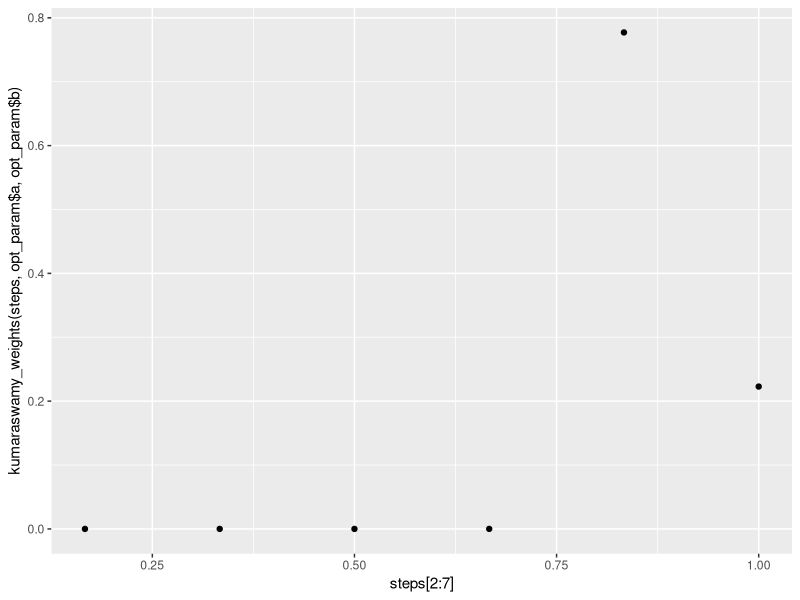

Reproduce this figure in R. (Note: this script raises an error after producing the figure.)
library(tidyverse)
library(ggpubr)
library(ordinal)
library(optimx)
library(stats)
library(data.table)

rm(list = ls())

# functions
# Different classes of weighting functions ============================
kumaraswamy_weights <- function(steps, a, b){
  kum_weights <- rep(0, length(steps) - 1)
  for (i in 2:length(steps)){
    kum_weights[i-1] = (1 - steps[i-1]^a)^b - (1 - steps[i]^a)^b
  }
  return(kum_weights)
}

kum_par <- c(1,1, 0.6,1, 0.9,1, 1,0.5, 5,0.9, 0.5,0.5, 0.9,0.9, 5,5, 3,6, 2,6)
dim(kum_par) <- c(2, 10)
kum_par <- t(kum_par)
colnames(kum_par) <- c("a", "b")
kum_par <- kum_par[1, ]

steps <- c(0, 1/6, 2/6, 3/6, 4/6, 5/6, 6/6)

f_kum <- function(x, steps, a, b) {
  norm_vec <- t(replicate(nrow(x), kumaraswamy_weights(steps, a, b)))
  norm_vec[is.na(x)] <- 0
  rowSums(x * norm_vec, na.rm = TRUE) / rowSums(norm_vec)
}

objective_fun <- function(params, df, steps) {
  a <- params[1]
  b <- params[2]
  
  df$tmp <- f_kum(as.matrix(df[,c("mo", "tu", "we", "th", "fr", "sa")]), 
                  steps, a, b)
  
  model <- clm(os ~ tmp, data = df, family = "binomial")  
  
  return(AIC(model))  
}

N <- 10

# specific data set ========= 1 ===========

#Here choose the csv, it can be with real p1204 or desired only
all_data <- read_csv("phase4_current_results_p1204.csv", col_types = "fnnnnnnnnnnnncc")
#Here choose for which data you want the model: 
#n<8 for all data, n==7 for only full weeks and n<7 for only unfull weeks
data_by_weeks_n <- all_data  %>% filter(n < 8)
#Here choose what content you want: 
#week < 26 for all content, week < 14 for nature only and week > 13 for slowmo only
data_by_weeks <- data_by_weeks_n %>% filter(week < 26)
#if you want to exclude some testers you can do this after this line
file_name = "bootstrap_n_less_8_week_less_26.rds"
data_by_weeks$os <- factor(data_by_weeks$q2, ordered = TRUE, 
                           levels = c(1, 2, 3, 4, 5))

best_AIC <- 10^9
opt_param <- 0
  init_params <- kum_par
  lower_bounds <- c(0.00001, 0.00001)
  opt_data <- data_by_weeks 
  
  opt_result <- optimx(init_params, objective_fun, method="L-BFGS-B", 
                       lower=lower_bounds, df = opt_data, steps = steps)
  
  best_params <- opt_result
  print(best_params)
  if (best_params$value < best_AIC)
  {
    best_AIC <- best_params$value
    opt_param <- best_params
  }

data_by_weeks$f_best_fun <- f_kum(as.matrix(
  data_by_weeks[,c("mo", "tu", "we", "th", "fr", "sa")]), 
  steps, opt_param$a, opt_param$b)
opt_model <- clm(os ~ f_best_fun, data = data_by_weeks, family = "binomial")
summary(opt_model)

ggplot(NULL, aes(steps[2:7], kumaraswamy_weights(steps, opt_param$a, opt_param$b))) + 
  geom_point()

# 1. Predict probabilities
new_data <- data.frame(f_best_fun = data_by_weeks$f_best_fun)
predicted_probs <- predict(opt_model, newdata = new_data, type = "prob")

# Convert predicted_probs from list to matrix
predicted_probs_matrix <- do.call(rbind, predicted_probs)

# Pre-allocate a matrix to store the samples
random_samples_matrix <- matrix(0, nrow = nrow(predicted_probs_matrix), ncol = N)

# Draw random levels based on predicted probabilities for each observation
for(i in 1:nrow(predicted_probs_matrix)) {
  random_samples_matrix[i, ] <- sample(1:ncol(predicted_probs_matrix), 
                                       size = N, 
                                       replace = TRUE, 
                                       prob = predicted_probs_matrix[i, ])
}

tmp_data <- data_by_weeks[,c("mo", "tu", "we", "th", "fr", "sa", "q2")]
n_steps <- length(steps) - 1
points_bootstrap <- matrix(0, nrow = n_steps*ncol(random_samples_matrix), ncol = 3)
for(i in 1:ncol(random_samples_matrix)) {
  tmp_data$q2 <- random_samples_matrix[ ,i]
  tmp_data$os <- factor(tmp_data$q2, ordered = TRUE, levels = c(1, 2, 3, 4, 5))
  init_params <- kum_par # uniform distribution
  lower_bounds <- c(0.00001, 0.00001)
  opt_result <- optimx(init_params, objective_fun, method="L-BFGS-B", 
                       lower=lower_bounds, df = tmp_data, steps = steps)
  # TODO protect against estimation error
  print(kumaraswamy_weights(steps, opt_result$a, opt_result$b))
  points_bootstrap[((i - 1)*n_steps + 1):(i*n_steps), 1] = i
  points_bootstrap[((i - 1)*n_steps + 1):(i*n_steps), 2] = steps[2:(n_steps + 1)]
  points_bootstrap[((i - 1)*n_steps + 1):(i*n_steps), 3] = kumaraswamy_weights(steps, opt_result$a, opt_result$b)
}

bootstrap_data <- tibble(rep = points_bootstrap[ ,1], step = points_bootstrap[ ,2], weight = points_bootstrap[ ,3])
saveRDS(bootstrap_data, file_name)

# specific data set ========= 2 ===========

#Here choose the csv, it can be with real p1204 or desired only
all_data <- read_csv("phase4_current_results_p1204.csv", col_types = "fnnnnnnnnnnnncc")
#Here choose for which data you want the model: 
#n<8 for all data, n==7 for only full weeks and n<7 for only unfull weeks
data_by_weeks_n <- all_data  %>% filter(n == 7)
#Here choose what content you want: 
#week < 26 for all content, week < 14 for nature only and week > 13 for slowmo only
data_by_weeks <- data_by_weeks_n %>% filter(week < 26)
#if you want to exclude some testers you can do this after this line
file_name = "bootstrap_n_is_7_week_less_26.rds"
data_by_weeks$os <- factor(data_by_weeks$q2, ordered = TRUE, 
                           levels = c(1, 2, 3, 4, 5))

best_AIC <- 10^9
opt_param <- 0
 
  init_params <- kum_par
  lower_bounds <- c(0.00001, 0.00001)
  opt_data <- data_by_weeks 
  
  opt_result <- optimx(init_params, objective_fun, method="L-BFGS-B", 
                       lower=lower_bounds, df = opt_data, steps = steps)
  
  best_params <- opt_result
  print(best_params)
  if (best_params$value < best_AIC)
  {
    best_AIC <- best_params$value
    opt_param <- best_params
  }

data_by_weeks$f_best_fun <- f_kum(as.matrix(
  data_by_weeks[,c("mo", "tu", "we", "th", "fr", "sa")]), 
  steps, opt_param$a, opt_param$b)
opt_model <- clm(os ~ f_best_fun, data = data_by_weeks, family = "binomial")
summary(opt_model)

ggplot(NULL, aes(steps[2:7], kumaraswamy_weights(steps, opt_param$a, opt_param$b))) + 
  geom_point()

# 1. Predict probabilities
new_data <- data.frame(f_best_fun = data_by_weeks$f_best_fun)
predicted_probs <- predict(opt_model, newdata = new_data, type = "prob")

# Convert predicted_probs from list to matrix
predicted_probs_matrix <- do.call(rbind, predicted_probs)

# Pre-allocate a matrix to store the samples
random_samples_matrix <- matrix(0, nrow = nrow(predicted_probs_matrix), ncol = N)

# Draw random levels based on predicted probabilities for each observation
for(i in 1:nrow(predicted_probs_matrix)) {
  random_samples_matrix[i, ] <- sample(1:ncol(predicted_probs_matrix), 
                                       size = N, 
                                       replace = TRUE, 
                                       prob = predicted_probs_matrix[i, ])
}

tmp_data <- data_by_weeks[,c("mo", "tu", "we", "th", "fr", "sa", "q2")]
n_steps <- length(steps) - 1
points_bootstrap <- matrix(0, nrow = n_steps*ncol(random_samples_matrix), ncol = 3)
for(i in 1:ncol(random_samples_matrix)) {
  tmp_data$q2 <- random_samples_matrix[ ,i]
  tmp_data$os <- factor(tmp_data$q2, ordered = TRUE, levels = c(1, 2, 3, 4, 5))
  init_params <- kum_par # uniform distribution
  lower_bounds <- c(0.00001, 0.00001)
  opt_result <- optimx(init_params, objective_fun, method="L-BFGS-B", 
                       lower=lower_bounds, df = tmp_data, steps = steps)
  # TODO protect against estimation error
  print(kumaraswamy_weights(steps, opt_result$a, opt_result$b))
  points_bootstrap[((i - 1)*n_steps + 1):(i*n_steps), 1] = i
  points_bootstrap[((i - 1)*n_steps + 1):(i*n_steps), 2] = steps[2:(n_steps + 1)]
  points_bootstrap[((i - 1)*n_steps + 1):(i*n_steps), 3] = kumaraswamy_weights(steps, opt_result$a, opt_result$b)
}

bootstrap_data <- tibble(rep = points_bootstrap[ ,1], step = points_bootstrap[ ,2], weight = points_bootstrap[ ,3])
saveRDS(bootstrap_data, file_name)


# specific data set ========= 3 ===========

#Here choose the csv, it can be with real p1204 or desired only
all_data <- read_csv("phase4_current_results_p1204.csv", col_types = "fnnnnnnnnnnnncc")
#Here choose for which data you want the model: 
#n<8 for all data, n==7 for only full weeks and n<7 for only unfull weeks
data_by_weeks_n <- all_data  %>% filter(n < 7)
#Here choose what content you want: 
#week < 26 for all content, week < 14 for nature only and week > 13 for slowmo only
data_by_weeks <- data_by_weeks_n %>% filter(week < 26)
#if you want to exclude some testers you can do this after this line
file_name = "bootstrap_n_less_7_week_less_26.rds"
data_by_weeks$os <- factor(data_by_weeks$q2, ordered = TRUE, 
                           levels = c(1, 2, 3, 4, 5))

best_AIC <- 10^9
opt_param <- 0
 
  init_params <- kum_par
  lower_bounds <- c(0.00001, 0.00001)
  opt_data <- data_by_weeks 
  
  opt_result <- optimx(init_params, objective_fun, method="L-BFGS-B", 
                       lower=lower_bounds, df = opt_data, steps = steps)
  
  best_params <- opt_result
  print(best_params)
  if (best_params$value < best_AIC)
  {
    best_AIC <- best_params$value
    opt_param <- best_params
  }

data_by_weeks$f_best_fun <- f_kum(as.matrix(
  data_by_weeks[,c("mo", "tu", "we", "th", "fr", "sa")]), 
  steps, opt_param$a, opt_param$b)
opt_model <- clm(os ~ f_best_fun, data = data_by_weeks, family = "binomial")
summary(opt_model)

ggplot(NULL, aes(steps[2:7], kumaraswamy_weights(steps, opt_param$a, opt_param$b))) + 
  geom_point()

# 1. Predict probabilities
new_data <- data.frame(f_best_fun = data_by_weeks$f_best_fun)
predicted_probs <- predict(opt_model, newdata = new_data, type = "prob")

# Convert predicted_probs from list to matrix
predicted_probs_matrix <- do.call(rbind, predicted_probs)

# Pre-allocate a matrix to store the samples
random_samples_matrix <- matrix(0, nrow = nrow(predicted_probs_matrix), ncol = N)

# Draw random levels based on predicted probabilities for each observation
for(i in 1:nrow(predicted_probs_matrix)) {
  random_samples_matrix[i, ] <- sample(1:ncol(predicted_probs_matrix), 
                                       size = N, 
                                       replace = TRUE, 
                                       prob = predicted_probs_matrix[i, ])
}

tmp_data <- data_by_weeks[,c("mo", "tu", "we", "th", "fr", "sa", "q2")]
n_steps <- length(steps) - 1
points_bootstrap <- matrix(0, nrow = n_steps*ncol(random_samples_matrix), ncol = 3)
for(i in 1:ncol(random_samples_matrix)) {
  tmp_data$q2 <- random_samples_matrix[ ,i]
  tmp_data$os <- factor(tmp_data$q2, ordered = TRUE, levels = c(1, 2, 3, 4, 5))
  init_params <- kum_par # uniform distribution
  lower_bounds <- c(0.00001, 0.00001)
  opt_result <- optimx(init_params, objective_fun, method="L-BFGS-B", 
                       lower=lower_bounds, df = tmp_data, steps = steps)
  # TODO protect against estimation error
  print(kumaraswamy_weights(steps, opt_result$a, opt_result$b))
  points_bootstrap[((i - 1)*n_steps + 1):(i*n_steps), 1] = i
  points_bootstrap[((i - 1)*n_steps + 1):(i*n_steps), 2] = steps[2:(n_steps + 1)]
  points_bootstrap[((i - 1)*n_steps + 1):(i*n_steps), 3] = kumaraswamy_weights(steps, opt_result$a, opt_result$b)
}

bootstrap_data <- tibble(rep = points_bootstrap[ ,1], step = points_bootstrap[ ,2], weight = points_bootstrap[ ,3])
saveRDS(bootstrap_data, file_name)


# specific data set ========= 4 ===========

#Here choose the csv, it can be with real p1204 or desired only
all_data <- read_csv("phase4_current_results_p1204.csv", col_types = "fnnnnnnnnnnnncc")
#Here choose for which data you want the model: 
#n<8 for all data, n==7 for only full weeks and n<7 for only unfull weeks
data_by_weeks_n <- all_data  %>% filter(n < 8)
#Here choose what content you want: 
#week < 26 for all content, week < 14 for nature only and week > 13 for slowmo only
data_by_weeks <- data_by_weeks_n %>% filter(week < 14)
#if you want to exclude some testers you can do this after this line
file_name = "bootstrap_n_less_8_week_less_14.rds"
data_by_weeks$os <- factor(data_by_weeks$q2, ordered = TRUE, 
                           levels = c(1, 2, 3, 4, 5))

best_AIC <- 10^9
opt_param <- 0
 
  init_params <- kum_par
  lower_bounds <- c(0.00001, 0.00001)
  opt_data <- data_by_weeks 
  
  opt_result <- optimx(init_params, objective_fun, method="L-BFGS-B", 
                       lower=lower_bounds, df = opt_data, steps = steps)
  
  best_params <- opt_result
  print(best_params)
  if (best_params$value < best_AIC)
  {
    best_AIC <- best_params$value
    opt_param <- best_params
  }

data_by_weeks$f_best_fun <- f_kum(as.matrix(
  data_by_weeks[,c("mo", "tu", "we", "th", "fr", "sa")]), 
  steps, opt_param$a, opt_param$b)
opt_model <- clm(os ~ f_best_fun, data = data_by_weeks, family = "binomial")
summary(opt_model)

ggplot(NULL, aes(steps[2:7], kumaraswamy_weights(steps, opt_param$a, opt_param$b))) + 
  geom_point()

# 1. Predict probabilities
new_data <- data.frame(f_best_fun = data_by_weeks$f_best_fun)
predicted_probs <- predict(opt_model, newdata = new_data, type = "prob")

# Convert predicted_probs from list to matrix
predicted_probs_matrix <- do.call(rbind, predicted_probs)

# Pre-allocate a matrix to store the samples
random_samples_matrix <- matrix(0, nrow = nrow(predicted_probs_matrix), ncol = N)

# Draw random levels based on predicted probabilities for each observation
for(i in 1:nrow(predicted_probs_matrix)) {
  random_samples_matrix[i, ] <- sample(1:ncol(predicted_probs_matrix), 
                                       size = N, 
                                       replace = TRUE, 
                                       prob = predicted_probs_matrix[i, ])
}

tmp_data <- data_by_weeks[,c("mo", "tu", "we", "th", "fr", "sa", "q2")]
n_steps <- length(steps) - 1
points_bootstrap <- matrix(0, nrow = n_steps*ncol(random_samples_matrix), ncol = 3)
for(i in 1:ncol(random_samples_matrix)) {
  tmp_data$q2 <- random_samples_matrix[ ,i]
  tmp_data$os <- factor(tmp_data$q2, ordered = TRUE, levels = c(1, 2, 3, 4, 5))
  init_params <- kum_par # uniform distribution
  lower_bounds <- c(0.00001, 0.00001)
  opt_result <- optimx(init_params, objective_fun, method="L-BFGS-B", 
                       lower=lower_bounds, df = tmp_data, steps = steps)
  # TODO protect against estimation error
  print(kumaraswamy_weights(steps, opt_result$a, opt_result$b))
  points_bootstrap[((i - 1)*n_steps + 1):(i*n_steps), 1] = i
  points_bootstrap[((i - 1)*n_steps + 1):(i*n_steps), 2] = steps[2:(n_steps + 1)]
  points_bootstrap[((i - 1)*n_steps + 1):(i*n_steps), 3] = kumaraswamy_weights(steps, opt_result$a, opt_result$b)
}

bootstrap_data <- tibble(rep = points_bootstrap[ ,1], step = points_bootstrap[ ,2], weight = points_bootstrap[ ,3])
saveRDS(bootstrap_data, file_name)


# specific data set ========= 5 ===========

#Here choose the csv, it can be with real p1204 or desired only
all_data <- read_csv("phase4_current_results_p1204.csv", col_types = "fnnnnnnnnnnnncc")
#Here choose for which data you want the model: 
#n<8 for all data, n==7 for only full weeks and n<7 for only unfull weeks
data_by_weeks_n <- all_data  %>% filter(n < 8)
#Here choose what content you want: 
#week < 26 for all content, week < 14 for nature only and week > 13 for slowmo only
data_by_weeks <- data_by_weeks_n %>% filter(week > 13)
#if you want to exclude some testers you can do this after this line
file_name = "bootstrap_n_less_8_week_more_13.rds"
data_by_weeks$os <- factor(data_by_weeks$q2, ordered = TRUE, 
                           levels = c(1, 2, 3, 4, 5))

best_AIC <- 10^9
opt_param <- 0
 
  init_params <- kum_par
  lower_bounds <- c(0.00001, 0.00001)
  opt_data <- data_by_weeks 
  
  opt_result <- optimx(init_params, objective_fun, method="L-BFGS-B", 
                       lower=lower_bounds, df = opt_data, steps = steps)
  
  best_params <- opt_result
  print(best_params)
  if (best_params$value < best_AIC)
  {
    best_AIC <- best_params$value
    opt_param <- best_params
  }

data_by_weeks$f_best_fun <- f_kum(as.matrix(
  data_by_weeks[,c("mo", "tu", "we", "th", "fr", "sa")]), 
  steps, opt_param$a, opt_param$b)
opt_model <- clm(os ~ f_best_fun, data = data_by_weeks, family = "binomial")
summary(opt_model)

ggplot(NULL, aes(steps[2:7], kumaraswamy_weights(steps, opt_param$a, opt_param$b))) + 
  geom_point()

# 1. Predict probabilities
new_data <- data.frame(f_best_fun = data_by_weeks$f_best_fun)
predicted_probs <- predict(opt_model, newdata = new_data, type = "prob")

# Convert predicted_probs from list to matrix
predicted_probs_matrix <- do.call(rbind, predicted_probs)

# Pre-allocate a matrix to store the samples
random_samples_matrix <- matrix(0, nrow = nrow(predicted_probs_matrix), ncol = N)

# Draw random levels based on predicted probabilities for each observation
for(i in 1:nrow(predicted_probs_matrix)) {
  random_samples_matrix[i, ] <- sample(1:ncol(predicted_probs_matrix), 
                                       size = N, 
                                       replace = TRUE, 
                                       prob = predicted_probs_matrix[i, ])
}

tmp_data <- data_by_weeks[,c("mo", "tu", "we", "th", "fr", "sa", "q2")]
n_steps <- length(steps) - 1
points_bootstrap <- matrix(0, nrow = n_steps*ncol(random_samples_matrix), ncol = 3)
for(i in 1:ncol(random_samples_matrix)) {
  tmp_data$q2 <- random_samples_matrix[ ,i]
  tmp_data$os <- factor(tmp_data$q2, ordered = TRUE, levels = c(1, 2, 3, 4, 5))
  init_params <- kum_par # uniform distribution
  lower_bounds <- c(0.00001, 0.00001)
  opt_result <- optimx(init_params, objective_fun, method="L-BFGS-B", 
                       lower=lower_bounds, df = tmp_data, steps = steps)
  # TODO protect against estimation error
  print(kumaraswamy_weights(steps, opt_result$a, opt_result$b))
  points_bootstrap[((i - 1)*n_steps + 1):(i*n_steps), 1] = i
  points_bootstrap[((i - 1)*n_steps + 1):(i*n_steps), 2] = steps[2:(n_steps + 1)]
  points_bootstrap[((i - 1)*n_steps + 1):(i*n_steps), 3] = kumaraswamy_weights(steps, opt_result$a, opt_result$b)
}

bootstrap_data <- tibble(rep = points_bootstrap[ ,1], step = points_bootstrap[ ,2], weight = points_bootstrap[ ,3])
saveRDS(bootstrap_data, file_name)


# specific data set ========= 6 ===========

#Here choose the csv, it can be with real p1204 or desired only
all_data <- read_csv("phase4_current_results_p1204.csv", col_types = "fnnnnnnnnnnnncc")
#Here choose for which data you want the model: 
#n<8 for all data, n==7 for only full weeks and n<7 for only unfull weeks
data_by_weeks_n <- all_data  %>% filter(n == 7)
#Here choose what content you want: 
#week < 26 for all content, week < 14 for nature only and week > 13 for slowmo only
data_by_weeks <- data_by_weeks_n %>% filter(week < 14)
#if you want to exclude some testers you can do this after this line
file_name = "bootstrap_n_is_7_week_less_14.rds"
data_by_weeks$os <- factor(data_by_weeks$q2, ordered = TRUE, 
                           levels = c(1, 2, 3, 4, 5))

best_AIC <- 10^9
opt_param <- 0
 
  init_params <- kum_par
  lower_bounds <- c(0.00001, 0.00001)
  opt_data <- data_by_weeks 
  
  opt_result <- optimx(init_params, objective_fun, method="L-BFGS-B", 
                       lower=lower_bounds, df = opt_data, steps = steps)
  
  best_params <- opt_result
  print(best_params)
  if (best_params$value < best_AIC)
  {
    best_AIC <- best_params$value
    opt_param <- best_params
  }

data_by_weeks$f_best_fun <- f_kum(as.matrix(
  data_by_weeks[,c("mo", "tu", "we", "th", "fr", "sa")]), 
  steps, opt_param$a, opt_param$b)
opt_model <- clm(os ~ f_best_fun, data = data_by_weeks, family = "binomial")
summary(opt_model)

ggplot(NULL, aes(steps[2:7], kumaraswamy_weights(steps, opt_param$a, opt_param$b))) + 
  geom_point()

# 1. Predict probabilities
new_data <- data.frame(f_best_fun = data_by_weeks$f_best_fun)
predicted_probs <- predict(opt_model, newdata = new_data, type = "prob")

# Convert predicted_probs from list to matrix
predicted_probs_matrix <- do.call(rbind, predicted_probs)

# Pre-allocate a matrix to store the samples
random_samples_matrix <- matrix(0, nrow = nrow(predicted_probs_matrix), ncol = N)

# Draw random levels based on predicted probabilities for each observation
for(i in 1:nrow(predicted_probs_matrix)) {
  random_samples_matrix[i, ] <- sample(1:ncol(predicted_probs_matrix), 
                                       size = N, 
                                       replace = TRUE, 
                                       prob = predicted_probs_matrix[i, ])
}

tmp_data <- data_by_weeks[,c("mo", "tu", "we", "th", "fr", "sa", "q2")]
n_steps <- length(steps) - 1
points_bootstrap <- matrix(0, nrow = n_steps*ncol(random_samples_matrix), ncol = 3)
for(i in 1:ncol(random_samples_matrix)) {
  tmp_data$q2 <- random_samples_matrix[ ,i]
  tmp_data$os <- factor(tmp_data$q2, ordered = TRUE, levels = c(1, 2, 3, 4, 5))
  init_params <- kum_par # uniform distribution
  lower_bounds <- c(0.00001, 0.00001)
  opt_result <- optimx(init_params, objective_fun, method="L-BFGS-B", 
                       lower=lower_bounds, df = tmp_data, steps = steps)
  # TODO protect against estimation error
  print(kumaraswamy_weights(steps, opt_result$a, opt_result$b))
  points_bootstrap[((i - 1)*n_steps + 1):(i*n_steps), 1] = i
  points_bootstrap[((i - 1)*n_steps + 1):(i*n_steps), 2] = steps[2:(n_steps + 1)]
  points_bootstrap[((i - 1)*n_steps + 1):(i*n_steps), 3] = kumaraswamy_weights(steps, opt_result$a, opt_result$b)
}

bootstrap_data <- tibble(rep = points_bootstrap[ ,1], step = points_bootstrap[ ,2], weight = points_bootstrap[ ,3])
saveRDS(bootstrap_data, file_name)


# specific data set ========= 7 ===========

#Here choose the csv, it can be with real p1204 or desired only
all_data <- read_csv("phase4_current_results_p1204.csv", col_types = "fnnnnnnnnnnnncc")
#Here choose for which data you want the model: 
#n<8 for all data, n==7 for only full weeks and n<7 for only unfull weeks
data_by_weeks_n <- all_data  %>% filter(n == 7)
#Here choose what content you want: 
#week < 26 for all content, week < 14 for nature only and week > 13 for slowmo only
data_by_weeks <- data_by_weeks_n %>% filter(week > 13)
#if you want to exclude some testers you can do this after this line
file_name = "bootstrap_n_is_7_week_more_13.rds"
data_by_weeks$os <- factor(data_by_weeks$q2, ordered = TRUE, 
                           levels = c(1, 2, 3, 4, 5))

best_AIC <- 10^9
opt_param <- 0
 
  init_params <- kum_par
  lower_bounds <- c(0.00001, 0.00001)
  opt_data <- data_by_weeks 
  
  opt_result <- optimx(init_params, objective_fun, method="L-BFGS-B", 
                       lower=lower_bounds, df = opt_data, steps = steps)
  
  best_params <- opt_result
  print(best_params)
  if (best_params$value < best_AIC)
  {
    best_AIC <- best_params$value
    opt_param <- best_params
  }

data_by_weeks$f_best_fun <- f_kum(as.matrix(
  data_by_weeks[,c("mo", "tu", "we", "th", "fr", "sa")]), 
  steps, opt_param$a, opt_param$b)
opt_model <- clm(os ~ f_best_fun, data = data_by_weeks, family = "binomial")
summary(opt_model)

ggplot(NULL, aes(steps[2:7], kumaraswamy_weights(steps, opt_param$a, opt_param$b))) + 
  geom_point()

# 1. Predict probabilities
new_data <- data.frame(f_best_fun = data_by_weeks$f_best_fun)
predicted_probs <- predict(opt_model, newdata = new_data, type = "prob")

# Convert predicted_probs from list to matrix
predicted_probs_matrix <- do.call(rbind, predicted_probs)

# Pre-allocate a matrix to store the samples
random_samples_matrix <- matrix(0, nrow = nrow(predicted_probs_matrix), ncol = N)

# Draw random levels based on predicted probabilities for each observation
for(i in 1:nrow(predicted_probs_matrix)) {
  random_samples_matrix[i, ] <- sample(1:ncol(predicted_probs_matrix), 
                                       size = N, 
                                       replace = TRUE, 
                                       prob = predicted_probs_matrix[i, ])
}

tmp_data <- data_by_weeks[,c("mo", "tu", "we", "th", "fr", "sa", "q2")]
n_steps <- length(steps) - 1
points_bootstrap <- matrix(0, nrow = n_steps*ncol(random_samples_matrix), ncol = 3)
for(i in 1:ncol(random_samples_matrix)) {
  tmp_data$q2 <- random_samples_matrix[ ,i]
  tmp_data$os <- factor(tmp_data$q2, ordered = TRUE, levels = c(1, 2, 3, 4, 5))
  init_params <- kum_par # uniform distribution
  lower_bounds <- c(0.00001, 0.00001)
  opt_result <- optimx(init_params, objective_fun, method="L-BFGS-B", 
                       lower=lower_bounds, df = tmp_data, steps = steps)
  # TODO protect against estimation error
  print(kumaraswamy_weights(steps, opt_result$a, opt_result$b))
  points_bootstrap[((i - 1)*n_steps + 1):(i*n_steps), 1] = i
  points_bootstrap[((i - 1)*n_steps + 1):(i*n_steps), 2] = steps[2:(n_steps + 1)]
  points_bootstrap[((i - 1)*n_steps + 1):(i*n_steps), 3] = kumaraswamy_weights(steps, opt_result$a, opt_result$b)
}

bootstrap_data <- tibble(rep = points_bootstrap[ ,1], step = points_bootstrap[ ,2], weight = points_bootstrap[ ,3])
saveRDS(bootstrap_data, file_name)


# specific data set ========= 8 ===========

#Here choose the csv, it can be with real p1204 or desired only
all_data <- read_csv("phase4_current_results_p1204.csv", col_types = "fnnnnnnnnnnnncc")
#Here choose for which data you want the model: 
#n<8 for all data, n==7 for only full weeks and n<7 for only unfull weeks
data_by_weeks_n <- all_data  %>% filter(n < 7)
#Here choose what content you want: 
#week < 26 for all content, week < 14 for nature only and week > 13 for slowmo only
data_by_weeks <- data_by_weeks_n %>% filter(week < 14)
#if you want to exclude some testers you can do this after this line
file_name = "bootstrap_n_less_7_week_less_14.rds"
data_by_weeks$os <- factor(data_by_weeks$q2, ordered = TRUE, 
                           levels = c(1, 2, 3, 4, 5))

best_AIC <- 10^9
opt_param <- 0
 
  init_params <- kum_par
  lower_bounds <- c(0.00001, 0.00001)
  opt_data <- data_by_weeks 
  
  opt_result <- optimx(init_params, objective_fun, method="L-BFGS-B", 
                       lower=lower_bounds, df = opt_data, steps = steps)
  
  best_params <- opt_result
  print(best_params)
  if (best_params$value < best_AIC)
  {
    best_AIC <- best_params$value
    opt_param <- best_params
  }

data_by_weeks$f_best_fun <- f_kum(as.matrix(
  data_by_weeks[,c("mo", "tu", "we", "th", "fr", "sa")]), 
  steps, opt_param$a, opt_param$b)
opt_model <- clm(os ~ f_best_fun, data = data_by_weeks, family = "binomial")
summary(opt_model)

ggplot(NULL, aes(steps[2:7], kumaraswamy_weights(steps, opt_param$a, opt_param$b))) + 
  geom_point()

# 1. Predict probabilities
new_data <- data.frame(f_best_fun = data_by_weeks$f_best_fun)
predicted_probs <- predict(opt_model, newdata = new_data, type = "prob")

# Convert predicted_probs from list to matrix
predicted_probs_matrix <- do.call(rbind, predicted_probs)

# Pre-allocate a matrix to store the samples
random_samples_matrix <- matrix(0, nrow = nrow(predicted_probs_matrix), ncol = N)

# Draw random levels based on predicted probabilities for each observation
for(i in 1:nrow(predicted_probs_matrix)) {
  random_samples_matrix[i, ] <- sample(1:ncol(predicted_probs_matrix), 
                                       size = N, 
                                       replace = TRUE, 
                                       prob = predicted_probs_matrix[i, ])
}

tmp_data <- data_by_weeks[,c("mo", "tu", "we", "th", "fr", "sa", "q2")]
n_steps <- length(steps) - 1
points_bootstrap <- matrix(0, nrow = n_steps*ncol(random_samples_matrix), ncol = 3)
for(i in 1:ncol(random_samples_matrix)) {
  tmp_data$q2 <- random_samples_matrix[ ,i]
  tmp_data$os <- factor(tmp_data$q2, ordered = TRUE, levels = c(1, 2, 3, 4, 5))
  init_params <- kum_par # uniform distribution
  lower_bounds <- c(0.00001, 0.00001)
  opt_result <- optimx(init_params, objective_fun, method="L-BFGS-B", 
                       lower=lower_bounds, df = tmp_data, steps = steps)
  # TODO protect against estimation error
  print(kumaraswamy_weights(steps, opt_result$a, opt_result$b))
  points_bootstrap[((i - 1)*n_steps + 1):(i*n_steps), 1] = i
  points_bootstrap[((i - 1)*n_steps + 1):(i*n_steps), 2] = steps[2:(n_steps + 1)]
  points_bootstrap[((i - 1)*n_steps + 1):(i*n_steps), 3] = kumaraswamy_weights(steps, opt_result$a, opt_result$b)
}

bootstrap_data <- tibble(rep = points_bootstrap[ ,1], step = points_bootstrap[ ,2], weight = points_bootstrap[ ,3])
saveRDS(bootstrap_data, file_name)


# specific data set ========= 9 ===========

#Here choose the csv, it can be with real p1204 or desired only
all_data <- read_csv("phase4_current_results_p1204.csv", col_types = "fnnnnnnnnnnnncc")
#Here choose for which data you want the model: 
#n<8 for all data, n==7 for only full weeks and n<7 for only unfull weeks
data_by_weeks_n <- all_data  %>% filter(n < 7)
#Here choose what content you want: 
#week < 26 for all content, week < 14 for nature only and week > 13 for slowmo only
data_by_weeks <- data_by_weeks_n %>% filter(week > 13)
#if you want to exclude some testers you can do this after this line
file_name = "bootstrap_n_less_7_week_more_13.rds"
data_by_weeks$os <- factor(data_by_weeks$q2, ordered = TRUE, 
                           levels = c(1, 2, 3, 4, 5))

best_AIC <- 10^9
opt_param <- 0
 
  init_params <- kum_par
  lower_bounds <- c(0.00001, 0.00001)
  opt_data <- data_by_weeks 
  
  opt_result <- optimx(init_params, objective_fun, method="L-BFGS-B", 
                       lower=lower_bounds, df = opt_data, steps = steps)
  
  best_params <- opt_result
  print(best_params)
  if (best_params$value < best_AIC)
  {
    best_AIC <- best_params$value
    opt_param <- best_params
  }

data_by_weeks$f_best_fun <- f_kum(as.matrix(
  data_by_weeks[,c("mo", "tu", "we", "th", "fr", "sa")]), 
  steps, opt_param$a, opt_param$b)
opt_model <- clm(os ~ f_best_fun, data = data_by_weeks, family = "binomial")
summary(opt_model)

ggplot(NULL, aes(steps[2:7], kumaraswamy_weights(steps, opt_param$a, opt_param$b))) + 
  geom_point()

# 1. Predict probabilities
new_data <- data.frame(f_best_fun = data_by_weeks$f_best_fun)
predicted_probs <- predict(opt_model, newdata = new_data, type = "prob")

# Convert predicted_probs from list to matrix
predicted_probs_matrix <- do.call(rbind, predicted_probs)

# Pre-allocate a matrix to store the samples
random_samples_matrix <- matrix(0, nrow = nrow(predicted_probs_matrix), ncol = N)

# Draw random levels based on predicted probabilities for each observation
for(i in 1:nrow(predicted_probs_matrix)) {
  random_samples_matrix[i, ] <- sample(1:ncol(predicted_probs_matrix), 
                                       size = N, 
                                       replace = TRUE, 
                                       prob = predicted_probs_matrix[i, ])
}

tmp_data <- data_by_weeks[,c("mo", "tu", "we", "th", "fr", "sa", "q2")]
n_steps <- length(steps) - 1
points_bootstrap <- matrix(0, nrow = n_steps*ncol(random_samples_matrix), ncol = 3)
for(i in 1:ncol(random_samples_matrix)) {
  tmp_data$q2 <- random_samples_matrix[ ,i]
  tmp_data$os <- factor(tmp_data$q2, ordered = TRUE, levels = c(1, 2, 3, 4, 5))
  init_params <- kum_par # uniform distribution
  lower_bounds <- c(0.00001, 0.00001)
  opt_result <- optimx(init_params, objective_fun, method="L-BFGS-B", 
                       lower=lower_bounds, df = tmp_data, steps = steps)
  # TODO protect against estimation error
  print(kumaraswamy_weights(steps, opt_result$a, opt_result$b))
  points_bootstrap[((i - 1)*n_steps + 1):(i*n_steps), 1] = i
  points_bootstrap[((i - 1)*n_steps + 1):(i*n_steps), 2] = steps[2:(n_steps + 1)]
  points_bootstrap[((i - 1)*n_steps + 1):(i*n_steps), 3] = kumaraswamy_weights(steps, opt_result$a, opt_result$b)
}

bootstrap_data <- tibble(rep = points_bootstrap[ ,1], step = points_bootstrap[ ,2], weight = points_bootstrap[ ,3])
saveRDS(bootstrap_data, file_name)
